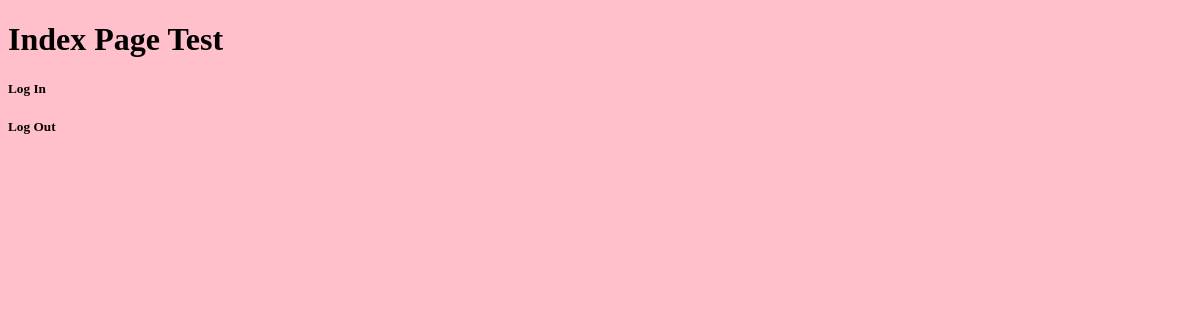
The app's page /, older data.
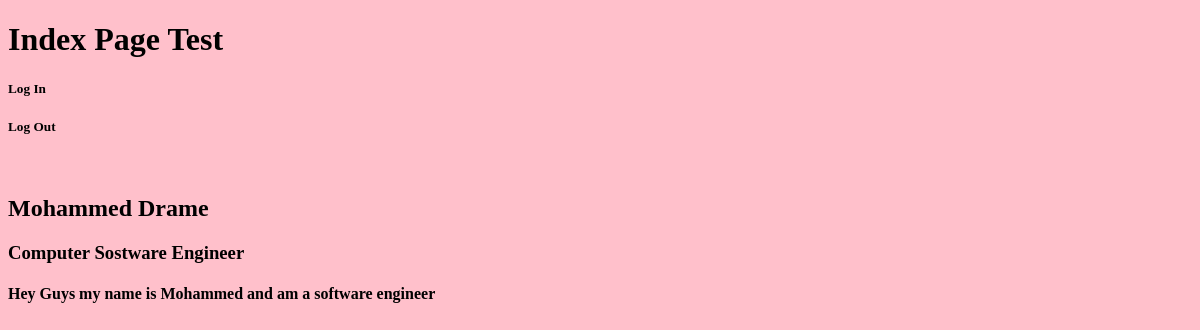
The same page, newer data.
### portfolioSite/models.py (models this page shows, shortened)
class Model(models.Model):
    name = models.CharField(max_length=100)
    title = models.CharField(max_length=100)
    about_Summery = models.CharField(max_length=300)

### portfolioSite/views.py (the view)
# urls.py: path('', views.index, name='home'),
def index(request):
    contextt = {
                 'dummyModel': Model.objects.all()
                }
    return render(request, "index.html", contextt)

### portfolioSite/templates/index.html (shortened to what this page needs)
{% load static %}
<!DOCTYPE html>
<html>
    <head>
        <link rel="stylesheet"  type="text/css" href="{% static 'index.css' %}">
    </head>
    <body>
            <body>
                    <h1> Index Page Test  </h1>
                    <h5> Log In </h5>
                    <h5> Log Out </h5>
                    <br>
                    {% for data in dummyModel %}
                    <h2> {{ data.name }}</h2>
                    <h3> {{ data.title }}</h3>
                    <h4> {{ data.about_Summery }}</h4><br>
                    {% endfor %}
                </body>
    </body>
</html>

### portfolioSite/static/index.css (style rules this page uses)
body { background: pink; }

Row changes from the older to the newer data that the page shows:
added Model: name "Mohammed Drame", title "Computer Sostware Engineer", about_Summery "Hey Guys my name is Mohammed and am a software engineer"
